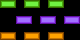

A 2D game scene composited from a Tiled map and its tileset images. What follows is a short description and the map's XML, with every tile layer's data as written:
An orthogonal 10x5 tile map with 8x8 px tiles, 1 tile layer (board-07), 7 hidden layers not drawn.

<map version="1.2" tiledversion="1.2.4" orientation="orthogonal" renderorder="right-down" width="10" height="5" tilewidth="8" tileheight="8" infinite="0" nextlayerid="9" nextobjectid="1">
 <tileset firstgid="1" source="game-tiles.tsx" />
 <layer id="1" name="board-00" width="10" height="5" visible="0">
  <data encoding="csv">
3,4,0,0,5,6,0,0,7,8,
3,4,0,0,5,6,0,0,7,8,
3,4,0,0,5,6,0,0,7,8,
3,4,0,0,5,6,0,0,7,8,
3,4,0,0,5,6,0,0,7,8
</data>
 </layer>
 <layer id="2" name="board-01" width="10" height="5" visible="0">
  <data encoding="csv">
3,4,5,6,7,8,3,4,5,6,
3,4,5,6,7,8,3,4,5,6,
3,4,5,6,7,8,3,4,5,6,
3,4,5,6,7,8,3,4,5,6,
3,4,5,6,7,8,3,4,5,6
</data>
 </layer>
 <layer id="3" name="board-02" width="10" height="5" visible="0">
  <data encoding="csv">
3,4,3,4,3,4,3,4,3,4,
0,0,0,0,0,0,0,0,0,0,
5,6,5,6,5,6,5,6,5,6,
0,0,0,0,0,0,0,0,0,0,
7,8,7,8,7,8,7,8,7,8
</data>
 </layer>
 <layer id="4" name="board-03" width="10" height="5" visible="0">
  <data encoding="csv">
3,4,5,6,5,6,5,6,3,4,
3,4,0,0,0,0,0,0,3,4,
3,4,0,0,7,8,0,0,3,4,
3,4,0,0,0,0,0,0,3,4,
3,4,5,6,5,6,5,6,3,4
</data>
 </layer>
 <layer id="5" name="board-04" width="10" height="5" visible="0">
  <data encoding="csv">
3,4,0,0,7,8,0,0,5,6,
0,0,3,4,0,0,5,6,0,0,
7,8,0,0,3,4,0,0,7,8,
0,0,5,6,0,0,3,4,0,0,
5,6,0,0,7,8,0,0,3,4
</data>
 </layer>
 <layer id="6" name="board-05" width="10" height="5" visible="0">
  <data encoding="csv">
3,4,5,6,7,8,3,4,5,6,
0,3,4,5,6,7,8,3,4,0,
7,8,3,4,5,6,7,8,3,4,
0,7,8,3,4,5,6,7,8,0,
5,6,7,8,3,4,5,6,7,8
</data>
 </layer>
 <layer id="7" name="board-06" width="10" height="5" visible="0">
  <data encoding="csv">
3,4,5,6,7,8,0,0,0,0,
0,3,4,5,6,7,8,0,0,0,
0,0,3,4,5,6,7,8,0,0,
0,0,0,3,4,5,6,7,8,0,
0,0,0,0,3,4,5,6,7,8
</data>
 </layer>
 <layer id="8" name="board-07" width="10" height="5">
  <data encoding="csv">
3,4,0,3,4,0,3,4,0,0,
0,0,0,0,0,0,0,0,0,0,
0,0,5,6,0,5,6,0,5,6,
0,0,0,0,0,0,0,0,0,0,
7,8,0,7,8,0,7,8,0,0
</data>
 </layer>
</map>
